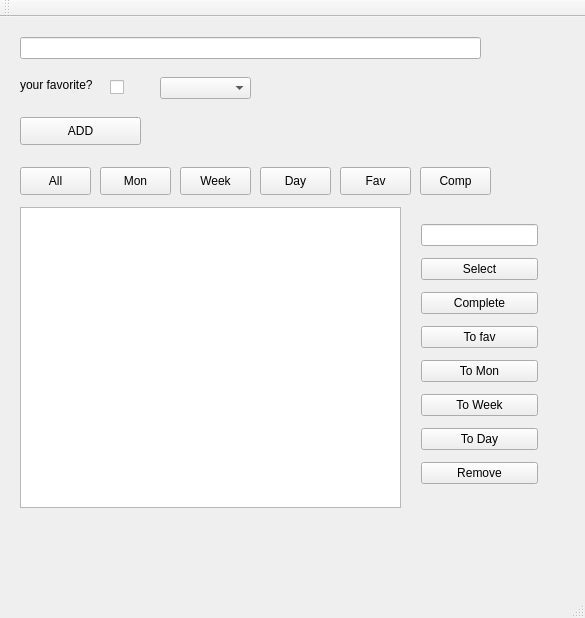
<?xml version="1.0" encoding="UTF-8"?>
<ui version="4.0">
 <class>MainWindow</class>
 <widget class="QMainWindow" name="MainWindow">
  <property name="geometry">
   <rect>
    <x>0</x>
    <y>0</y>
    <width>585</width>
    <height>618</height>
   </rect>
  </property>
  <property name="windowTitle">
   <string>MainWindow</string>
  </property>
  <widget class="QWidget" name="centralWidget">
   <widget class="QLineEdit" name="lineEdit">
    <property name="geometry">
     <rect>
      <x>20</x>
      <y>20</y>
      <width>461</width>
      <height>22</height>
     </rect>
    </property>
   </widget>
   <widget class="QLabel" name="label">
    <property name="geometry">
     <rect>
      <x>20</x>
      <y>60</y>
      <width>91</width>
      <height>16</height>
     </rect>
    </property>
    <property name="text">
     <string>your favorite?</string>
    </property>
   </widget>
   <widget class="QCheckBox" name="checkBox">
    <property name="geometry">
     <rect>
      <x>110</x>
      <y>60</y>
      <width>83</width>
      <height>20</height>
     </rect>
    </property>
    <property name="text">
     <string/>
    </property>
   </widget>
   <widget class="QComboBox" name="comboBox">
    <property name="geometry">
     <rect>
      <x>160</x>
      <y>60</y>
      <width>91</width>
      <height>22</height>
     </rect>
    </property>
   </widget>
   <widget class="QPushButton" name="pushButton">
    <property name="geometry">
     <rect>
      <x>20</x>
      <y>100</y>
      <width>121</width>
      <height>28</height>
     </rect>
    </property>
    <property name="text">
     <string>ADD</string>
    </property>
   </widget>
   <widget class="QPushButton" name="allbt">
    <property name="geometry">
     <rect>
      <x>20</x>
      <y>150</y>
      <width>71</width>
      <height>28</height>
     </rect>
    </property>
    <property name="text">
     <string>All</string>
    </property>
   </widget>
   <widget class="QPushButton" name="monbt">
    <property name="geometry">
     <rect>
      <x>100</x>
      <y>150</y>
      <width>71</width>
      <height>28</height>
     </rect>
    </property>
    <property name="text">
     <string>Mon</string>
    </property>
   </widget>
   <widget class="QPushButton" name="weekbt">
    <property name="geometry">
     <rect>
      <x>180</x>
      <y>150</y>
      <width>71</width>
      <height>28</height>
     </rect>
    </property>
    <property name="text">
     <string>Week</string>
    </property>
   </widget>
   <widget class="QPushButton" name="daybt">
    <property name="geometry">
     <rect>
      <x>260</x>
      <y>150</y>
      <width>71</width>
      <height>28</height>
     </rect>
    </property>
    <property name="text">
     <string>Day</string>
    </property>
   </widget>
   <widget class="QPushButton" name="favbt">
    <property name="geometry">
     <rect>
      <x>340</x>
      <y>150</y>
      <width>71</width>
      <height>28</height>
     </rect>
    </property>
    <property name="text">
     <string>Fav</string>
    </property>
   </widget>
   <widget class="QPushButton" name="compbt">
    <property name="geometry">
     <rect>
      <x>420</x>
      <y>150</y>
      <width>71</width>
      <height>28</height>
     </rect>
    </property>
    <property name="text">
     <string>Comp</string>
    </property>
   </widget>
   <widget class="QTextBrowser" name="textBrowser">
    <property name="geometry">
     <rect>
      <x>20</x>
      <y>190</y>
      <width>381</width>
      <height>301</height>
     </rect>
    </property>
   </widget>
   <widget class="QWidget" name="verticalLayoutWidget">
    <property name="geometry">
     <rect>
      <x>410</x>
      <y>190</y>
      <width>139</width>
      <height>301</height>
     </rect>
    </property>
    <layout class="QVBoxLayout" name="verticalLayout">
     <item>
      <widget class="QLineEdit" name="lineEdit_2"/>
     </item>
     <item>
      <widget class="QPushButton" name="selectbt">
       <property name="text">
        <string>Select</string>
       </property>
      </widget>
     </item>
     <item>
      <widget class="QPushButton" name="tocompletebt">
       <property name="text">
        <string>Complete</string>
       </property>
      </widget>
     </item>
     <item>
      <widget class="QPushButton" name="tofavbt">
       <property name="text">
        <string>To fav</string>
       </property>
      </widget>
     </item>
     <item>
      <widget class="QPushButton" name="tomonbt">
       <property name="text">
        <string>To Mon</string>
       </property>
      </widget>
     </item>
     <item>
      <widget class="QPushButton" name="toweekbt">
       <property name="text">
        <string>To Week</string>
       </property>
      </widget>
     </item>
     <item>
      <widget class="QPushButton" name="todaybt">
       <property name="text">
        <string>To Day</string>
       </property>
      </widget>
     </item>
     <item>
      <widget class="QPushButton" name="Removebt">
       <property name="text">
        <string>Remove</string>
       </property>
      </widget>
     </item>
    </layout>
   </widget>
  </widget>
  <widget class="QMenuBar" name="menuBar">
   <property name="geometry">
    <rect>
     <x>0</x>
     <y>0</y>
     <width>585</width>
     <height>26</height>
    </rect>
   </property>
  </widget>
  <widget class="QToolBar" name="mainToolBar">
   <attribute name="toolBarArea">
    <enum>TopToolBarArea</enum>
   </attribute>
   <attribute name="toolBarBreak">
    <bool>false</bool>
   </attribute>
  </widget>
  <widget class="QStatusBar" name="statusBar"/>
 </widget>
 <layoutdefault spacing="6" margin="11"/>
 <resources/>
 <connections/>
</ui>
